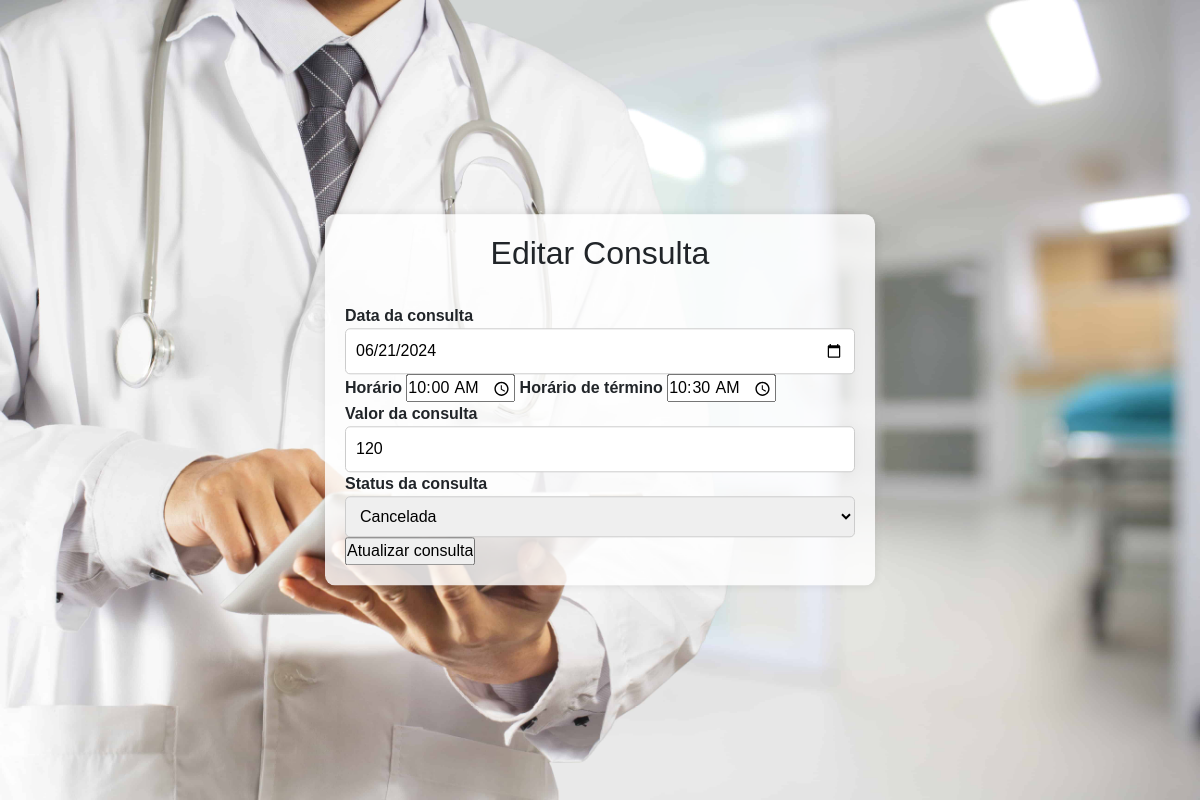
Page /buscapaciente/44 (signed in) on the committed database.
### tables this page shows
CREATE TABLE `consultas` (
  `id` int(11) NOT NULL,
  `statusC` char(1) DEFAULT NULL,
  `id_medico` int(11) NOT NULL,
  `id_paciente` int(11) NOT NULL,
  `horarioInicio` time NOT NULL,
  `horarioFim` time NOT NULL,
  `diagnostico` varchar(255) DEFAULT NULL,
  `tratamento` varchar(255) DEFAULT NULL,
  `valor` double NOT NULL,
  `dataC` date NOT NULL
);

### utils/RenderView.php (called while the page is built, shortened)
<?php
class RenderView {
    public function loadView($view, $args) {
        extract($args);
        require_once __DIR__ ."/../views/$view.php";
    }
}

### controllers/AtualizaconsultaController.php (called while the page is built, shortened)
<?php
require_once __DIR__."/../utils/RenderView.php";
class AtualizaconsultaController extends RenderView {
    public $id;
    public function __construct(){
        $parts = explode('/', $_SERVER['REQUEST_URI']);
        $this->id = end($parts);
    }
    public function index() {
        $selecionaConsulta = new AppointmentRepository;
        $array_valores = [':id' => $this->id];
        $sql = 'SELECT id, statusC, horarioInicio, horarioFim, diagnostico, tratamento, valor, dataC FROM consultas WHERE id = :id';
        $consultas = $selecionaConsulta->retornaConsulta($sql, $array_valores);
        $this->loadView(
            'editaform', ['consultas' => $consultas]
        );
    }
}

### core/Core.php (called while the page is built, shortened)
<?php
class Core {
  public function run($routes){
    $url = '/';
    if( isset($_GET['url'])) {
      $url = $url.$_GET['url'];
    }
    if( $url != '/') {
      $url = rtrim($url, '/');
    }
    foreach ($routes as $path => $controller) {
      $pattern =  '#^'. preg_replace('/{id}/', '(\w+)', $path) .'$#';
      if (preg_match($pattern, $url, $matches)) {
        array_shift($matches);
        [$currentController, $action] = explode('@', $controller);
        $newController = new $currentController();
        $newController->$action($matches);
      }
    }
  }
}

### index.php (called while the page is built, shortened)
<?php
require_once __DIR__.'/routes/routes.php';
$core = new Core();
$core->run($routes);

### class/Repository.php (called while the page is built, shortened)
<?php
class Repository{
    protected $conexao;
    public function  __construct()
    {
        try
        {
            $this->conexao = new Conexao();
        }
        catch (Exception $e)
        {
            throw new Exception("Não foi possível conectar-se ao banco de dados: " . $e->getMessage());
        }
    }
    public function __destruct()
    {
        if ($this->conexao) {
            $this->conexao = null;
        }
    }
    public function executaConsulta($callback){
        try{
            return $callback();
        }catch(PDOException $e){
            throw new Exception("Erro ao executar consulta: ".$e->getMessage());
        }
    }
    public function retornaConsulta($sql, $valores = NULL){
        return $this->executaConsulta(function() use ($sql, $valores){
            $pdo = $this->conexao->getConexao();
            $stmt = $pdo->prepare($sql);
            if($valores != NULL){
                foreach($valores as $campo => $valor){
                    $stmt->bindValue($campo, $valor);
                }
            }
            $stmt->execute();
            $result = $stmt->fetchAll(PDO::FETCH_ASSOC);
            return $result;
        });
    }
}
?>

### views/editaform.php (the view, shortened to what this page needs)
<!DOCTYPE html>
<html lang="en">
<head>
    <link rel="stylesheet" href="../public/styles/style.css">
    <link href="https://cdn.jsdelivr.net/npm/bootstrap@5.3.3/dist/css/bootstrap.min.css" rel="stylesheet">
</head>
<body>
    <div class="imgfundocadastro">
    <div class="container-cadastro">
        <h2>Editar Consulta</h2><br>
        <form class="formulario-cadastro" method="POST" action="<?php echo '../atualizapaciente/'.$consultas[0]['id']?>">
            <label for="dataC">Data da consulta</label>
            <input required type="date" value="<?php echo $consultas[0]['dataC'] ?>" name="dataC" id="dataC">
            <label for="hInicio">Horário</label>
            <input required type="time" value="<?php echo $consultas[0]['horarioInicio'] ?>" id="hInicio" name="hInicio">
            <label for="hFim">Horário de término</label>
            <input required type="time" value="<?php echo $consultas[0]['horarioFim'] ?>" id="hFim" name="hFim">
            <label for="valor">Valor da consulta</label>
            <input required type="text" value="<?php echo (empty($consultas[0]['valor'])) ? '' : $consultas[0]['valor'] ?>" name="valor" id="valor">
            <label for="statusC">Status da consulta</label>
            <select required name="statusC" id="statusC">
                <option <?php echo ($consultas[0]['statusC'] == 'c') ? 'selected' : '' ?> value="c">Cancelada</option>
            </select>
            <div class="btn-consulta">
                <a><input type="submit" value="Atualizar consulta"></a>
            </div>
        </form>
    </div>
</div>
</body>
</html>

### public/styles/style.css (style rules this page uses)
* { margin: 0; padding: 0; box-sizing: border-box; font-family: sans-serif; }
.container-cadastro { width: 550px; position: absolute; top: 50%; left: 50%; transform: translate(-50%, -50%); padding: 20px; background-color: #fff; border-radius: 10px; box-shadow: 0 0 10px rgba(0, 0, 0, 0.1); background-color: rgba(255, 255, 255, 0.81); }
.container-cadastro h2 { text-align: center; }
.formulario-cadastro { justify-content: center; gap: 12px; align-items: center; width: 100%; }
input[type="text"], input[type="email"], input[type="tel"], input[type="date"], input[type="password"], input[type="date"], select { width: 100%; padding: 10px; border-radius: 5px; border: 1px solid #ccc; box-sizing: border-box; }
label { font-weight: bold; display: flex; align-items: center; }
.imgfundocadastro { background-image: url(../images/fundologin.jpg); margin: 0; padding: 0; background-size: cover; background-position: center; min-height: 100vh; background-repeat: no-repeat; background-attachment: fixed; }

### rows in the picture
consultas: dataC "06/21/2024", hInicio "10:00:00", hFim "10:30:00", valor "120", statusC "Cancelada"
